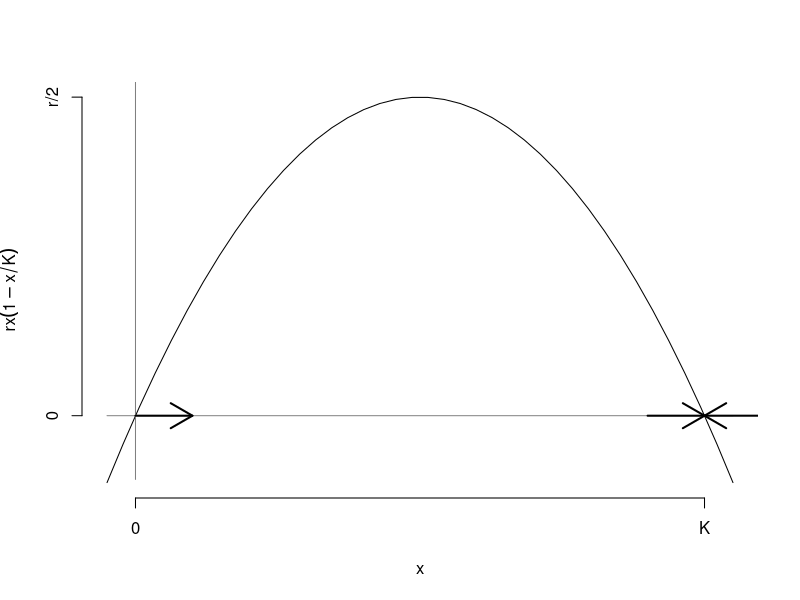

Here is the R script that generated this plot:
## ---- chunk 1
r = .1; K=2
xx = seq(-.1, 2.1, length.out = 40)
plot(xx, r*xx*(1-xx/K), type = "l", bty="n", xlab = expression(x), ylab = expression(rx(1-x/K)), xaxt = "n", yaxt = "n")
lines(xx, 0*xx, col = grey(0.5))
segments(0,-0.01,0,0.1, col = grey(0.5))
axis(1, c(0,K), c(0, "K"))
axis(2, c(0,r/2), c(0, "r/2"))
arrows(0, 0,.2,0, lwd=2, length=0.25)
arrows(K-.2,0,K,0, lwd=2, length =0.25)
arrows(K+.2,0,K,0, lwd=2, length=0.25)
